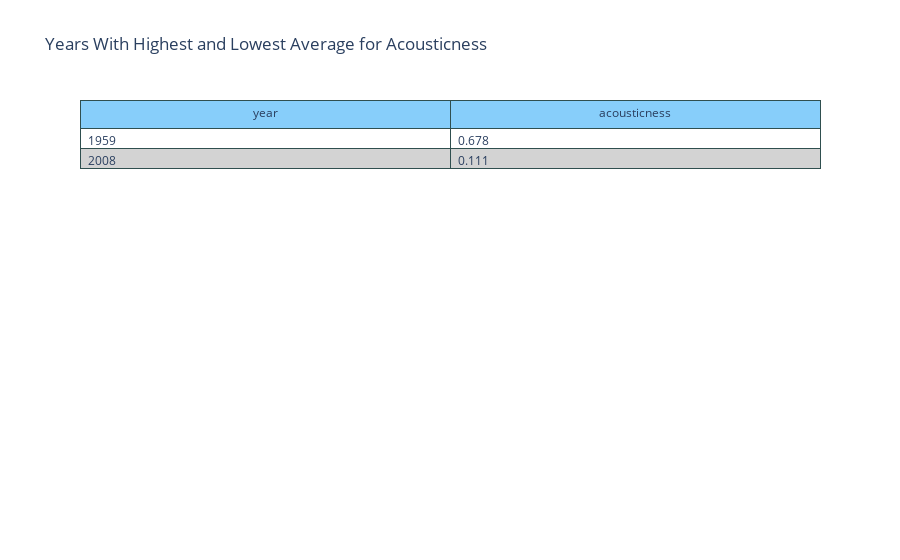

Here is the notebook cell this chart was saved with:
### Code cell
most_least("acousticness")

### Figure 1 — Plotly figure (JSON) as saved in the notebook; plotly's stock layout.template omitted (floating-point values rounded to 4 significant figures)
{"data": [{"cells": {"align": "left", "fill": {"color": [["white", "lightgrey", "white", "lightgrey", "white", "white", "lightgrey", "white", "lightgrey", "white"]]}, "line": {"color": "darkslategray"}, "values": [[1959, 2008], [0.678, 0.111]]}, "header": {"align": "center", "fill": {"color": "lightskyblue"}, "line": {"color": "darkslategray"}, "values": ["year", "acousticness"]}, "type": "table"}], "layout": {"autosize": true, "title": {"text": "Years With Highest and Lowest Average for Acousticness"}}}
